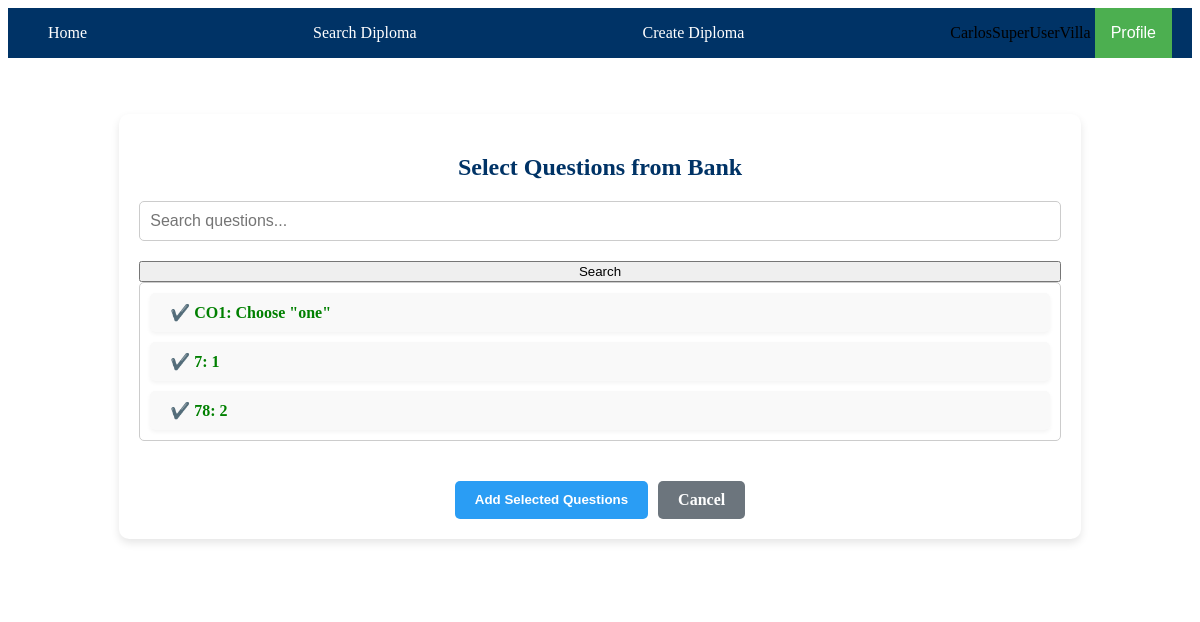
/activities/1/select_from_bank/ (signed in), run on the app's committed database.
### edu_core/models.py (models this page shows, shortened)
class CustomUser(AbstractUser):
    STUDENT = 'student'
    PROFESSOR = 'professor'
    MODERATOR = 'moderator'
    USER_TYPE_CHOICES = [
        (STUDENT, 'Student'),
        (PROFESSOR, 'Professor'),
        (MODERATOR, 'Moderator'),
    ]
    user_type = models.CharField(max_length=10, choices=USER_TYPE_CHOICES, default=STUDENT)

class Question(models.Model):
    MULTIPLE_CHOICE = 'MCQ'
    TRUE_FALSE = 'TF'
    ESSAY = 'ESSAY'
    QUESTION_TYPES = [
        (MULTIPLE_CHOICE, 'Multiple Choice'),
        (TRUE_FALSE, 'True or False'),
        (ESSAY, 'Essay'),
    ]
    activity = models.ForeignKey('Activity', on_delete=models.CASCADE, related_name='activity_questions', null=True, blank=True)
    course = models.ForeignKey('Course', on_delete=models.CASCADE, related_name='course_questions')
    question_type = models.CharField(max_length=50, choices=QUESTION_TYPES)
    text = models.TextField()
    correct_answer = models.TextField(blank=True, null=True)
    randomize_options = models.BooleanField(default=False)
    key_name = models.CharField(max_length=255, blank=True, null=True)
    in_bank = models.BooleanField(default=False)  # This is the correct field name

### edu_core/views/activity_views.py (the view, shortened to what this page needs)
# urls.py: path('activities/<int:activity_id>/select_from_bank/', select_from_bank, name='select_from_bank'),
@login_required
def select_from_bank(request, activity_id):
    activity = get_object_or_404(Activity, id=activity_id)
    course = activity.lesson.course
    query = request.GET.get('q', '')
    insert_after_order = int(request.GET.get('insert_after', 0))
    questions = Question.objects.filter(course=course, in_bank=True)
    existing_question_ids = ActivityQuestion.objects.filter(activity=activity).values_list('question_id', flat=True)
    if query:
        questions = questions.filter(
            Q(key_name__icontains=query) | Q(text__icontains=query)
        )
    return render(request, 'edu_core/activity/views/select_from_bank.html', {
        'activity': activity,
        'questions': questions,
        'query': query,
        'existing_question_ids': existing_question_ids,
    })

### edu_core/templates/edu_core/activity/views/select_from_bank.html (shortened to what this page needs)
{% extends "edu_core/base.html" %}
{% load static %}
{% block content %}
<link rel="stylesheet" href="{% static 'edu_core/css/select_from_bank.css' %}" type="text/css">
<div class="select-from-bank">
    <h2>Select Questions from Bank</h2>
    <form method="get">
        <input type="text" name="q" placeholder="Search questions..." value="{{ query }}">
        <button type="submit">Search</button>
    </form>
    <form method="post">
        <div class="question-list">
            {% for question in questions %}
                <div class="question-item">
                    {% if question.id in existing_question_ids %}
                        <span class="already-added-checkmark">✔️ {{ question.key_name }}: {{ question.text }}</span>
                    {% else %}
                        <label>
                            <input type="checkbox" name="selected_questions" value="{{ question.id }}">
                            {{ question.key_name }}: {{ question.text }}
                        </label>
                    {% endif %}
                </div>
            {% endfor %}
        </div>
        <div class="actions">
            <button type="submit" class="btn btn-primary">Add Selected Questions</button>
            <a href="{% url 'edit_activity' activity.id %}" class="btn btn-secondary">Cancel</a>
        </div>
    </form>
</div>
{% endblock %}

### edu_core/templates/edu_core/base.html (shortened to what this page needs)
<!DOCTYPE html>
<html lang="en">
<head>
    {% load static %}
    <link rel="stylesheet" href="{% static 'edu_core/css/base.css' %}">
    <link rel="stylesheet" href="https://cdnjs.cloudflare.com/ajax/libs/font-awesome/6.5.1/css/all.min.css">
</head>
<body>
    <header>
        <div class="navbar">
            <a href="{% url 'home' %}">Home</a>
            <a href="{% url 'diploma_search' %}">Search Diploma</a>
            {% if user.is_authenticated %}
                {% if user.user_type == 'professor' or user.user_type == 'moderator' or user.is_superuser %}
                    <a href="{% url 'create_diploma' %}">Create Diploma</a>
                {% endif %}
                <div class="profile-section">
                    <span class="username">{{ user.get_full_name|default:user.username }}</span>
                    <div class="dropdown">
                        <button class="dropbtn">Profile</button>
                    </div>
                </div>
            {% else %}
                <span class="login-prompt">Log in -></span>
                <a href="{% url 'signup' %}">Signup</a>
                <a href="{% url 'login' %}">Login</a>
            {% endif %}
        </div>
    </header>
    <main>
        {% block content %}{% endblock %}
    </main>
</body>
</html>

### edu_core/static/edu_core/css/base.css (style rules this page uses)
:root { --primary-color: #003366; --secondary-color-1: #ffffff; --secondary-color-2: #3fada8; --accent-color-1: #2a9df4; --accent-color-2: #ffd700; --neutral-color: #dddddd; --background-color: #ffffff; --text-color: #333333; --hover-bg-color: #e0e0e0; --hover-text-color: #003366; }
.navbar { background-color: var(--primary-color); overflow: visible; display: flex; justify-content: space-between; align-items: center; padding: 0 20px; position: relative; z-index: 10; }
.navbar a { display: block; color: var(--background-color); text-align: center; padding: 14px 20px; text-decoration: none; transition: background-color 0.3s ease-in-out, color 0.3s ease-in-out; }
main { padding: 16px; background-color: var(--background-color); color: var(--text-color); position: relative; z-index: 1; }
.dropdown { position: relative; display: inline-block; }
.dropbtn { background-color: #4CAF50; color: white; padding: 16px; font-size: 16px; border: none; cursor: pointer; z-index: 20; }

### edu_core/static/edu_core/css/select_from_bank.css (style rules this page uses)
:root { --primary-color: #003366; --secondary-color-1: #ffffff; --accent-color-1: #2a9df4; --accent-color-2: #ff6b6b; --text-color: #333; --input-border-color: #ccc; --button-hover-color: #1e7dc1; }
.select-from-bank { width: 80%; margin: 40px auto; padding: 20px; background-color: var(--secondary-color-1); border-radius: 10px; box-shadow: 0 4px 8px rgba(0, 0, 0, 0.1); }
.select-from-bank h2 { text-align: center; color: var(--primary-color); margin-bottom: 20px; font-size: 24px; }
.select-from-bank form { display: flex; flex-direction: column; gap: 20px; }
.select-from-bank input[type="text"] { width: 100%; padding: 10px; border: 1px solid var(--input-border-color); border-radius: 5px; box-sizing: border-box; font-size: 16px; color: var(--text-color); }
.select-from-bank .question-list { display: flex; flex-direction: column; gap: 10px; max-height: 300px; overflow-y: auto; padding: 10px; border: 1px solid var(--input-border-color); border-radius: 5px; }
.question-item { background-color: #f9f9f9; padding: 10px; border-radius: 5px; box-shadow: 0 2px 4px rgba(0, 0, 0, 0.05); display: flex; align-items: center; }
.actions { display: flex; gap: 10px; justify-content: center; margin-top: 20px; }
.actions .btn { padding: 10px 20px; border-radius: 5px; text-decoration: none; text-align: center; transition: background-color 0.3s ease-in-out, transform 0.2s; font-weight: bold; }
.btn-primary { background-color: var(--accent-color-1); color: var(--secondary-color-1); border: none; cursor: pointer; }
.btn-secondary { background-color: #6c757d; color: var(--secondary-color-1); border: none; cursor: pointer; }
.already-added-checkmark { color: green; font-weight: bold; margin-left: 10px; display: inline-block; }

### data on the page
CustomUser: get_full_name "CarlosSuperUserVilla"
Question: key_name "CO1", text "Choose \"one\""
Question: key_name "7", text "1"
Question: key_name "78", text "2"
